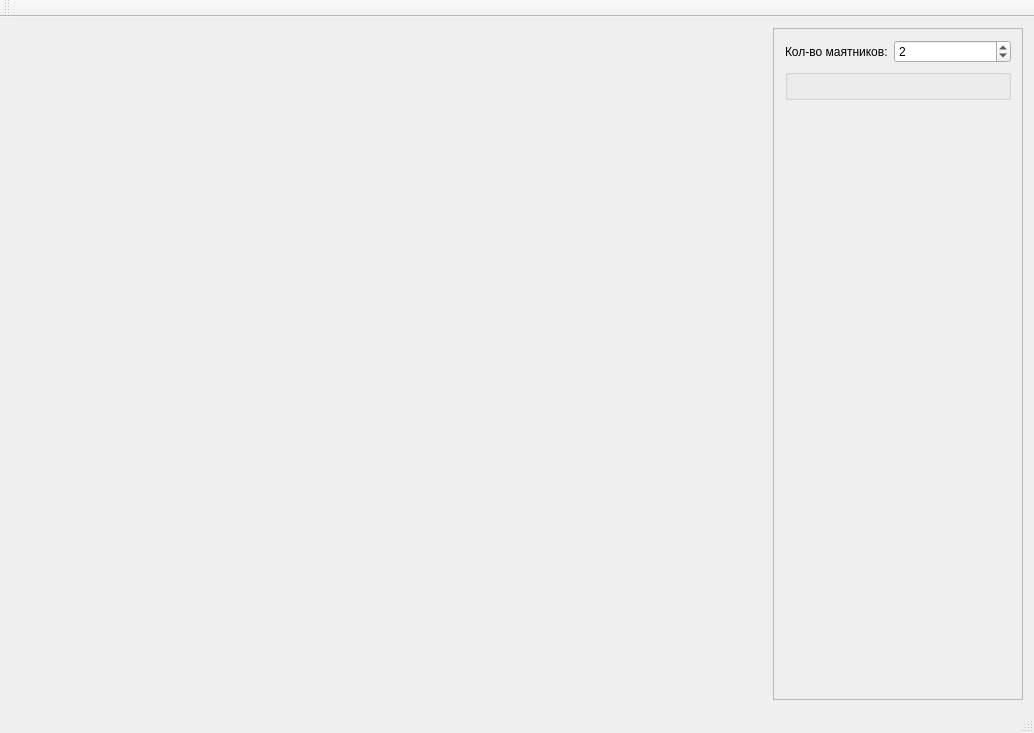
<?xml version="1.0" encoding="UTF-8"?>
<ui version="4.0">
 <class>MainWindow</class>
 <widget class="QMainWindow" name="MainWindow">
  <property name="geometry">
   <rect>
    <x>0</x>
    <y>0</y>
    <width>1034</width>
    <height>733</height>
   </rect>
  </property>
  <property name="windowTitle">
   <string>MainWindow</string>
  </property>
  <widget class="QWidget" name="centralWidget">
   <layout class="QHBoxLayout" name="horizontalLayout">
    <item>
     <widget class="QWorldWidget" name="widget" native="true"/>
    </item>
    <item>
     <widget class="QFrame" name="frame">
      <property name="maximumSize">
       <size>
        <width>250</width>
        <height>16777215</height>
       </size>
      </property>
      <property name="frameShape">
       <enum>QFrame::StyledPanel</enum>
      </property>
      <property name="frameShadow">
       <enum>QFrame::Raised</enum>
      </property>
      <layout class="QFormLayout" name="formLayout">
       <item row="1" column="0">
        <widget class="QLabel" name="label">
         <property name="text">
          <string>Кол-во маятников:</string>
         </property>
        </widget>
       </item>
       <item row="1" column="1">
        <widget class="QSpinBox" name="pendulumsSpin">
         <property name="minimum">
          <number>1</number>
         </property>
         <property name="maximum">
          <number>10</number>
         </property>
         <property name="value">
          <number>2</number>
         </property>
        </widget>
       </item>
       <item row="3" column="0" colspan="2">
        <widget class="QGroupBox" name="parametersGroup">
         <property name="title">
          <string/>
         </property>
         <layout class="QVBoxLayout" name="verticalLayout"/>
        </widget>
       </item>
      </layout>
     </widget>
    </item>
   </layout>
  </widget>
  <widget class="QMenuBar" name="menuBar">
   <property name="geometry">
    <rect>
     <x>0</x>
     <y>0</y>
     <width>1034</width>
     <height>20</height>
    </rect>
   </property>
  </widget>
  <widget class="QToolBar" name="mainToolBar">
   <attribute name="toolBarArea">
    <enum>TopToolBarArea</enum>
   </attribute>
   <attribute name="toolBarBreak">
    <bool>false</bool>
   </attribute>
  </widget>
  <widget class="QStatusBar" name="statusBar"/>
 </widget>
 <layoutdefault spacing="6" margin="11"/>
 <customwidgets>
  <customwidget>
   <class>QWorldWidget</class>
   <extends>QWidget</extends>
   <header>qworldwidget.h</header>
   <container>1</container>
  </customwidget>
 </customwidgets>
 <resources/>
 <connections/>
</ui>
